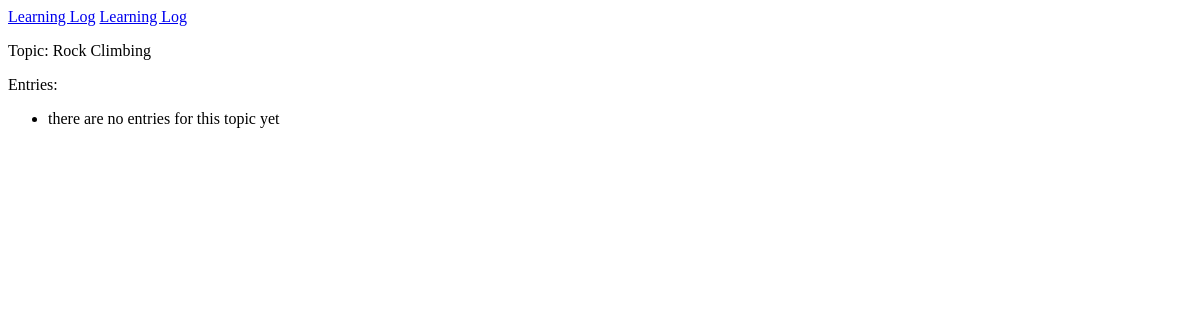
Before: /topics/2/ with the older database file.
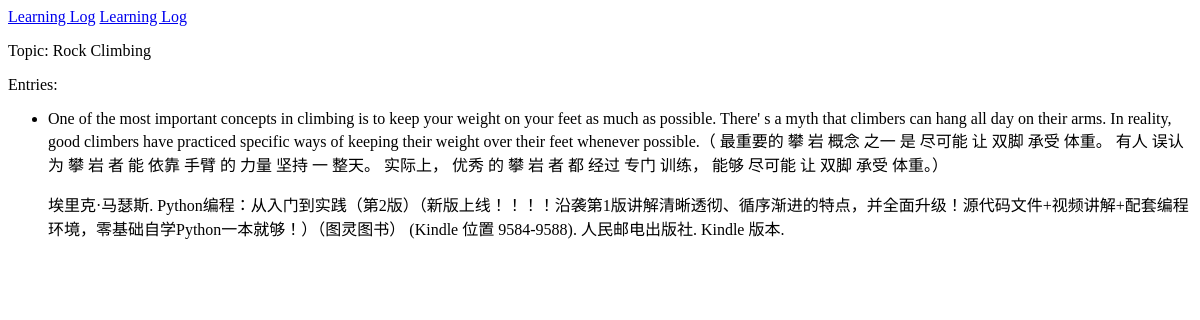
After: the same page with the newer database file.
### learning_logs/models.py (models this page shows, shortened)
class Topic(models.Model):
    text = models.CharField(max_length=200)
    date_added = models.DateTimeField(auto_now_add=True)
    def __str__(self):
        return self.text

class Entry(models.Model):
    topic = models.ForeignKey(Topic, on_delete=models.CASCADE)
    text = models.TextField()
    date_added = models.DateTimeField(auto_now_add=True)
    class Meta:
        verbose_name_plural = 'entries'

### learning_logs/views.py (the view)
# urls.py: path('topics/<int:topic_id>/', views.topic, name='topic')
def topic(request, topic_id):
    topic = Topic.objects.get(id=topic_id)
    entries = topic.entry_set.order_by('-date_added')
    context = {'topic': topic, 'entries': entries}
    return render(request, 'learning_logs/topic.html', context)

### learning_logs/templates/learning_logs/topic.html (shortened to what this page needs)
{% extends 'learning_logs/base.html' %}
{% block content %}
    <p>Topic: {{ topic }}</p>
    <p>Entries:</p>
    <ul>
        {% for entry in entries %}
        <li>
            <p>{{ entry.text | linebreaks }}</p>
        </li>
        {% empty %}
        <li>there are no entries for this topic yet</li>
        {% endfor %}
    </ul>
{% endblock content %}

### learning_logs/templates/learning_logs/base.html
<p>
    <a href="{% url 'learning_logs:index' %}">Learning Log</a>
    <a href="{% url 'learning_logs:topics' %}">Learning Log</a>
</p>
{% block content %} {% endblock content %}

Changed rows visible on the page:
added Entry: text "One of the most important concepts in climbing is to keep your weight on your feet as much as possible. There' s a myth that climbers can hang all day on their arms. In reality, good climbers have practiced specific ways of keeping their weight over their feet whenever possible.（ 最重要的 攀 岩 概念 之一 是 尽可能 让 双脚 承受 体重。 有人 误认为 攀 岩 者 能 依靠 手臂 的 力量 坚持 一 整天。 实际上， 优秀 的 攀 岩 者 都 经过 专门 训练， 能够 尽可能 让 双脚 承受 体重。） 埃里克·马瑟斯. Python编程：从入门到实践（第2版）（新版上线！！！！沿袭第1版讲解清晰透彻、循序渐进的特点，并全面升级！源代码文件+视频讲解+配套编程环境，零基础自学Python一本就够！）（图灵图书） (Kindle 位置 9584-9588). 人民邮电出版社. Kindle 版本."
Other visible differences:
text no longer shown: "there are no entries for this topic yet"
